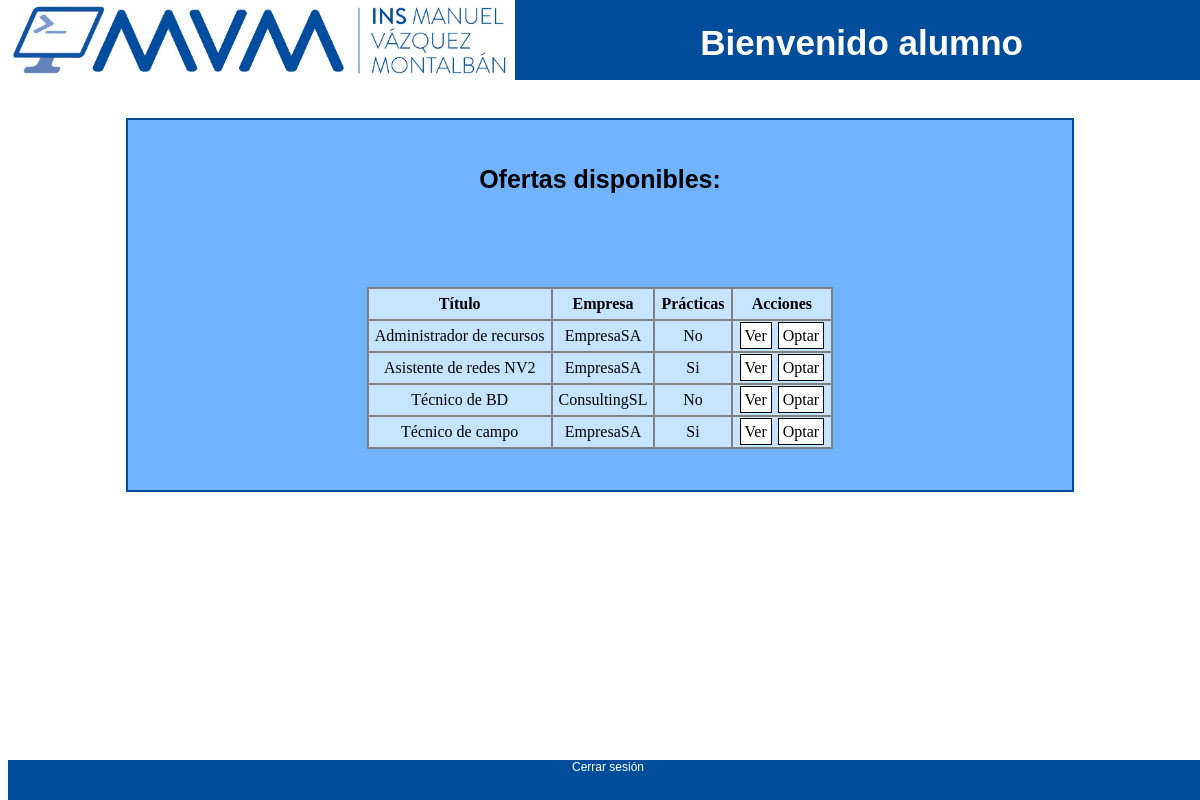
Page /userpanel/panel-alumn.php (signed in) on the committed database.
### tables this page shows
CREATE TABLE `Vacant` (
  `id-vacant` int(5) NOT NULL,
  `company` varchar(20) NOT NULL,
  `title` varchar(50) NOT NULL,
  `descrip-job` varchar(200) NOT NULL,
  `descrip-vacant` varchar(200) NOT NULL,
  `fpdual` tinyint(1) NOT NULL
);

### userpanel/panel-alumn.php (the view, shortened to what this page needs)
<!DOCTYPE html>
<html lang="es">
<head>
    <link rel="stylesheet" href="../css/panel.css">
</head>
<body>
    <header>
        <img class="logo" src="../img/logo.png" alt="Logo">
        <h1>Bienvenido alumno</h1>
    </header>
    <main>
        <div class="content">
            <?php
                $conn = SQLConnect();
                $sql = "select * from Vacant;";
                if ($response = $conn->query($sql)) {
                    if ($response->num_rows){
                        echo "<h2>Ofertas disponibles:</h2>";
                        echo "<table>
                        <tr>
                            <th>Título</th>
                            <th>Empresa</th>
                            <th>Prácticas</th>
                            <th>Acciones</th>
                        </tr>";
                        while ($vacant = mysqli_fetch_array($response)){
                            if ($vacant['fpdual'] == 0){
                                $vacant['fpdual'] = 'No';
                            } else {
                                $vacant['fpdual'] = 'Si';
                            }
                            echo "<br>
                            <tr>
                                <td>" . $vacant['title'] . "</td>
                                <td>" . $vacant['company'] . "</td>
                                <td>" . $vacant['fpdual'] . "</td>
                                <td>
                                    <form>
                                        <a class='button' href='./vacant-actions/vacant-view-alumn.php?id=" . $vacant['id-vacant'] ."'>Ver</a>
                                        <a class='button' href='./vacant-actions/join-vacant.php?id=" . $vacant['id-vacant'] ."'>Optar</a>
                                    </form>
                                </td>
                            </tr>";
                        }
                        echo "</table>";
                    } else {
                        echo "<h2>No existen vacantes</h2>";
                        echo "En estos momentos ninguna empresa tiene vacantes disponibles.";
                    }
                }
            ?>
            <br>
        </div>
    </main>
    <footer>
        <a class='closesession' href='../close-session.php'>Cerrar sesión</a>
    </footer>
</body>
</html>

### css/panel.css (style rules this page uses)
header { position: absolute; width: 100%; height: 80px; background-color: #004d9c; text-align: center; top: 0; }
h1 { font-family: Arial, Helvetica, sans-serif; color: white; height: 100%; font-size: 35px; }
h2 { font-family: Arial, Helvetica, sans-serif; color: black; height: 100%; font-size: 25px; }
img.logo { height: 80px; background-color: transparent; float: left; }
div.content { margin: 10%; margin-bottom: 0%; padding: 2%; text-align: center; border: 2px solid #004d9c; background-color: #72b3ff; }
footer { position: absolute; bottom: 0; width: 99%; height: 40px; background: #004d9c; font-family: Arial, Helvetica, sans-serif; color: white; font-size: 12px; text-align: center; vertical-align: middle; }
table, th, td { text-align: center; margin: auto; background-color: gray; }
th, td { background-color: rgb(198, 228, 255); padding: 6px; }
footer { position: absolute; bottom: 0; width: 100%; height: 40px; }
a.button { background-color: white; color: black; padding: 4px; margin: 1px; border: 1px solid black; text-decoration: none; }
a.closesession { color: white; text-decoration: none; text-align: center; }

### rows in the picture
vacant: title "Administrador de recursos", company "EmpresaSA", fpdual "No"
vacant: title "Asistente de redes NV2", company "EmpresaSA", fpdual "Si"
vacant: title "Técnico de BD", company "ConsultingSL", fpdual "No"
vacant: title "Técnico de campo", company "EmpresaSA", fpdual "Si"
